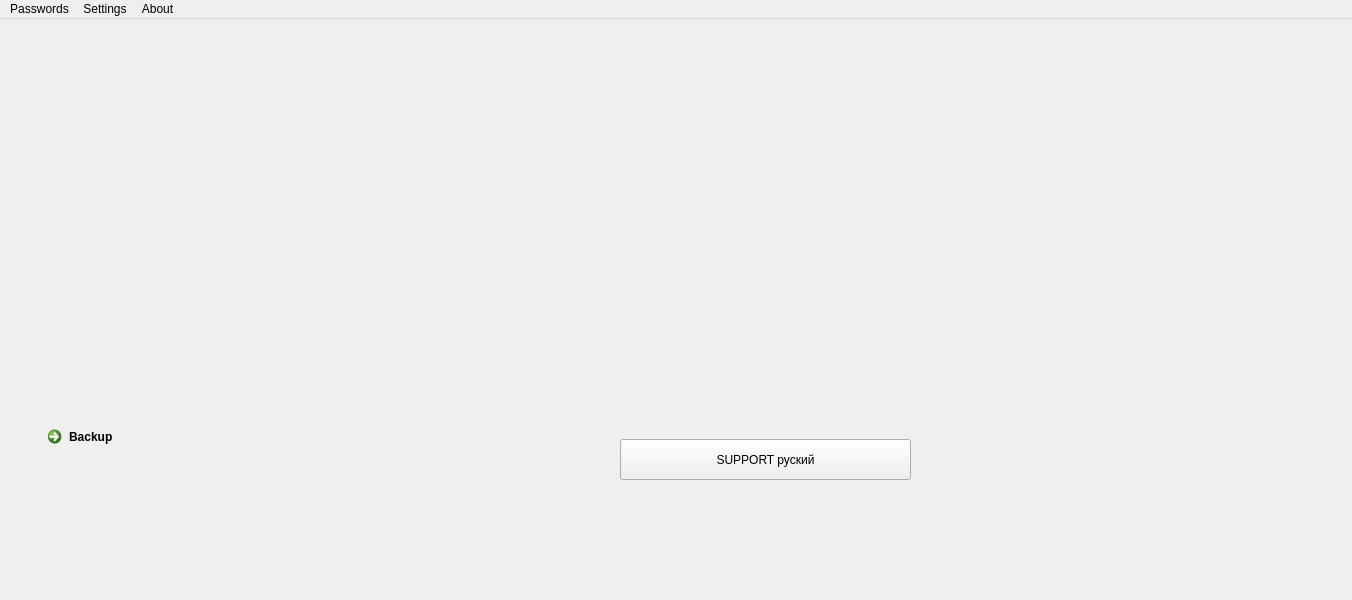
<?xml version="1.0" encoding="UTF-8"?>
<ui version="4.0">
 <class>MainWindow</class>
 <widget class="QMainWindow" name="MainWindow">
  <property name="geometry">
   <rect>
    <x>0</x>
    <y>0</y>
    <width>1352</width>
    <height>600</height>
   </rect>
  </property>
  <property name="windowTitle">
   <string>MainWindow</string>
  </property>
  <widget class="QWidget" name="centralwidget">
   <widget class="QLabel" name="label">
    <property name="geometry">
     <rect>
      <x>390</x>
      <y>70</y>
      <width>391</width>
      <height>301</height>
     </rect>
    </property>
    <property name="text">
     <string/>
    </property>
    <property name="pixmap">
     <pixmap>../build-qqw-Desktop_Qt_5_9_9_MSVC2015_64bit-Debug/Picture1.png</pixmap>
    </property>
   </widget>
   <widget class="QToolButton" name="toolButton">
    <property name="geometry">
     <rect>
      <x>620</x>
      <y>420</y>
      <width>291</width>
      <height>41</height>
     </rect>
    </property>
    <property name="text">
     <string>SUPPORT руский</string>
    </property>
   </widget>
   <widget class="QCommandLinkButton" name="commandLinkButton">
    <property name="geometry">
     <rect>
      <x>40</x>
      <y>400</y>
      <width>241</width>
      <height>41</height>
     </rect>
    </property>
    <property name="text">
     <string>Backup </string>
    </property>
   </widget>
  </widget>
  <widget class="QMenuBar" name="menubar">
   <property name="geometry">
    <rect>
     <x>0</x>
     <y>0</y>
     <width>1352</width>
     <height>25</height>
    </rect>
   </property>
   <widget class="QMenu" name="menuddddd">
    <property name="title">
     <string>Passwords</string>
    </property>
    <addaction name="separator"/>
    <addaction name="separator"/>
    <addaction name="separator"/>
    <addaction name="actionNew_Password"/>
    <addaction name="separator"/>
    <addaction name="actionDelete_all_Passwords"/>
    <addaction name="actionDelete_some_Passwords"/>
    <addaction name="separator"/>
   </widget>
   <widget class="QMenu" name="menudwwwwww">
    <property name="title">
     <string>Settings</string>
    </property>
    <widget class="QMenu" name="menuTheme">
     <property name="title">
      <string>Theme</string>
     </property>
     <addaction name="actionDark_Material"/>
     <addaction name="actionLight"/>
    </widget>
    <addaction name="separator"/>
    <addaction name="separator"/>
    <addaction name="menuTheme"/>
    <addaction name="separator"/>
    <addaction name="separator"/>
    <addaction name="separator"/>
    <addaction name="actionMaster_key"/>
   </widget>
   <widget class="QMenu" name="menuAbout">
    <property name="title">
     <string>About</string>
    </property>
    <addaction name="actionVersion_3_9"/>
    <addaction name="actionjprogram_bk_com"/>
   </widget>
   <addaction name="menuddddd"/>
   <addaction name="menudwwwwww"/>
   <addaction name="menuAbout"/>
  </widget>
  <action name="actionDelete_all_Passwords">
   <property name="text">
    <string>Remove all Passwords</string>
   </property>
  </action>
  <action name="actionDelete_some_Passwords">
   <property name="text">
    <string>Remove some Passwords</string>
   </property>
  </action>
  <action name="actionVersion_3_9">
   <property name="text">
    <string>Version 3.9</string>
   </property>
  </action>
  <action name="actionjprogram_bk_com">
   <property name="text">
    <string>jprogram@bk.com</string>
   </property>
  </action>
  <action name="actionDark_Material">
   <property name="text">
    <string>Strict Dark</string>
   </property>
  </action>
  <action name="actionLight">
   <property name="text">
    <string>Usially Light</string>
   </property>
  </action>
  <action name="actionMaster_key">
   <property name="text">
    <string>All settings</string>
   </property>
  </action>
  <action name="actionNew_Password">
   <property name="icon">
    <iconset>
     <normaloff>../Design/streamline-symbols-dsp/symbols/computer-screen-1.svg</normaloff>../Design/streamline-symbols-dsp/symbols/computer-screen-1.svg</iconset>
   </property>
   <property name="text">
    <string>New Password</string>
   </property>
   <property name="shortcut">
    <string>Ctrl+O</string>
   </property>
  </action>
 </widget>
 <resources/>
 <connections/>
</ui>
